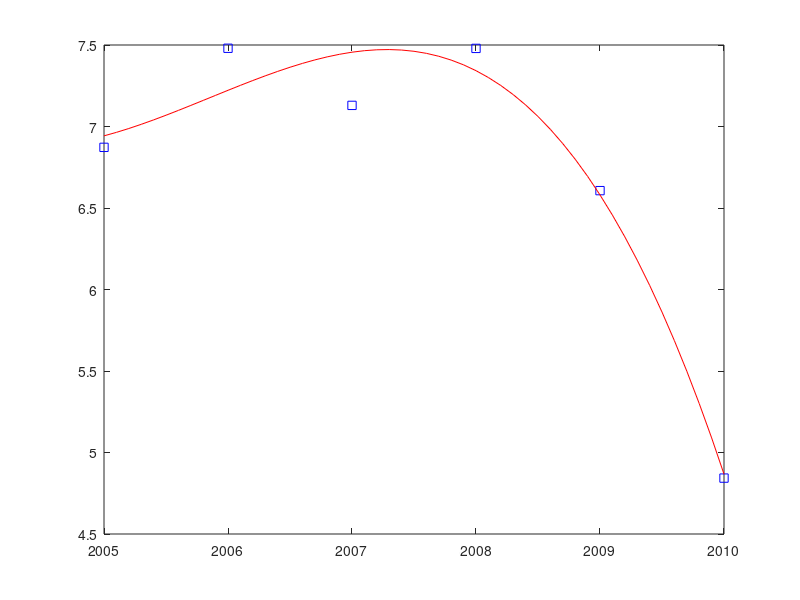

Recreate this plot in MATLAB.
year=[2005:2010]';
temp=[6.8721 7.4800 7.1296 7.4792 6.6066 4.8430]';
mu=mean(year);
sigma=std(year);
year2=(year-mu)/sigma;
A=[ones(size(year2)) year2 year2.^2 year2.^3];
c=(A'*A)\(A'*temp);
time=2005:0.1:2010;
modeltemp=c(1)+c(2)*(time-mu)/sigma+c(3)*((time-mu)/sigma).^2+c(4)*((time-mu)/sigma).^3;
plot(year,temp,'bs');
hold on;
plot(time,modeltemp,'r-');